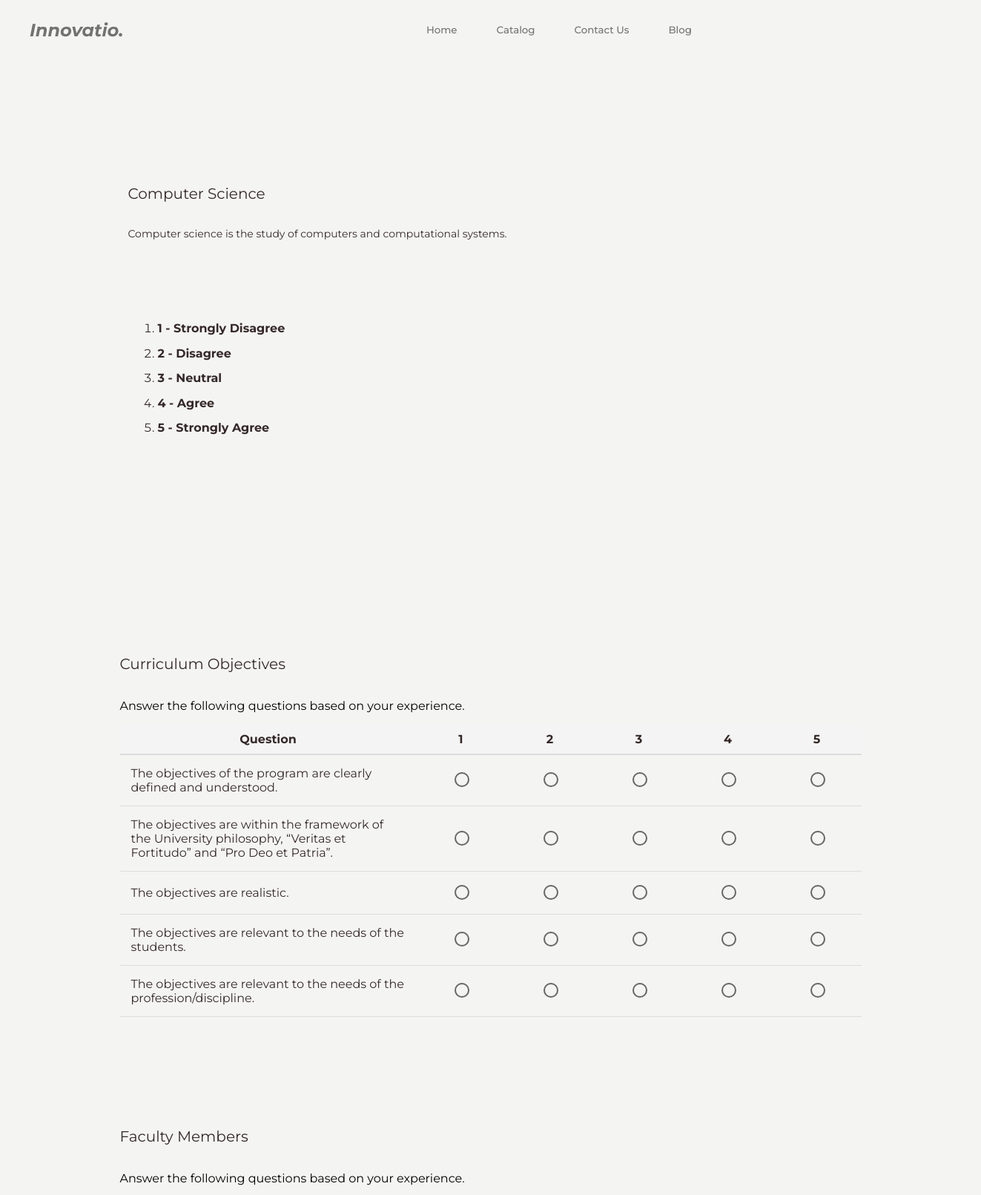
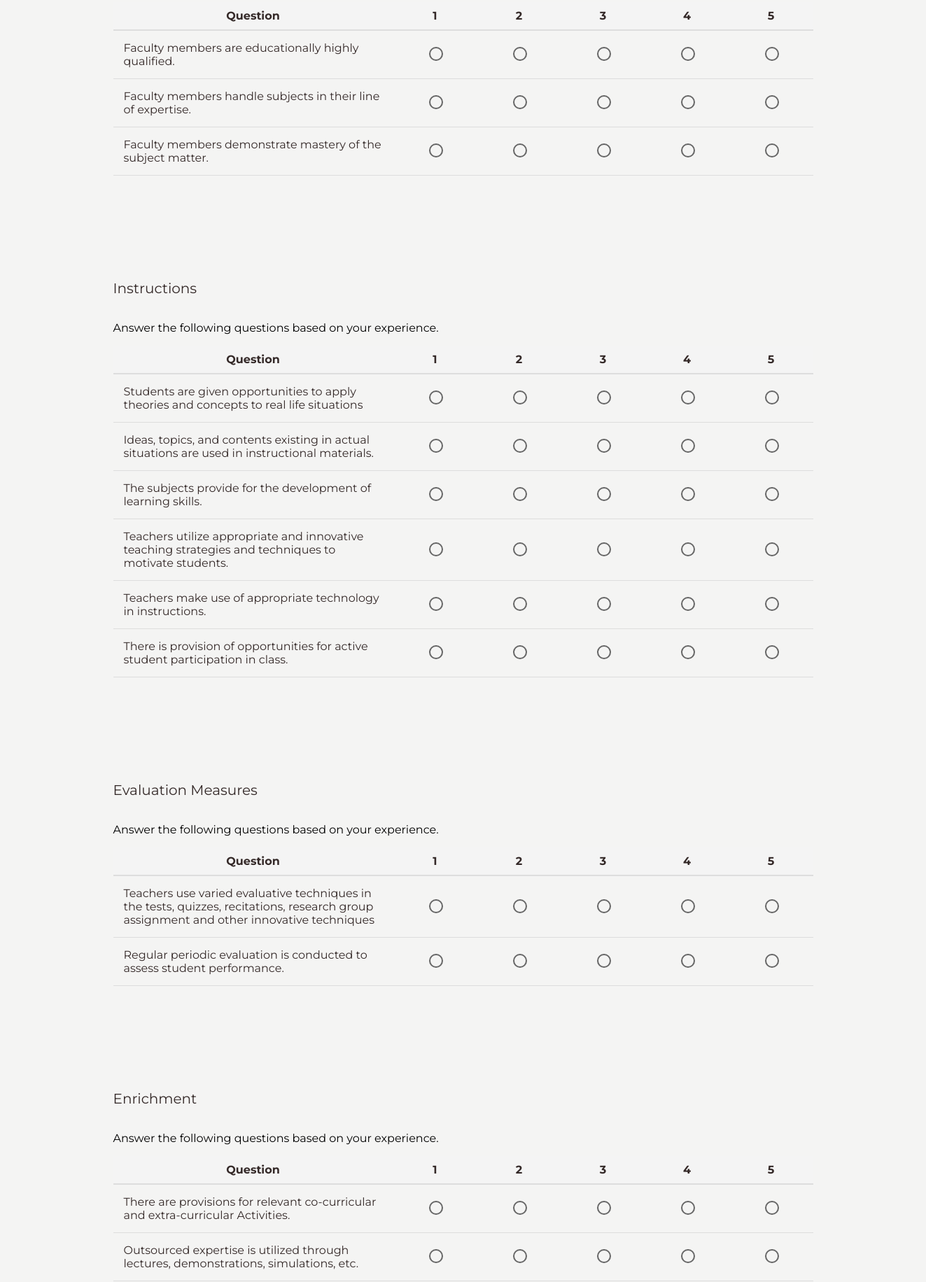
The app's page /pages/evaluation.php?course_id=1&evaluation_id=3 (upper part) with its own data (2 pictures, top to bottom).
### tables this page shows
CREATE TABLE `courses` (
  `course_id` int(11) NOT NULL,
  `course_name` varchar(255) NOT NULL,
  `course_description` text DEFAULT NULL,
  `course_cover` varchar(256) NOT NULL,
  `active_flag` tinyint(1) NOT NULL COMMENT '0 = inactive\r\n1 = active\r\n2 = pending'
);

CREATE TABLE `criteria` (
  `criteria_id` int(10) NOT NULL,
  `criteria_name` text NOT NULL,
  `evaluator_type` enum('Student','Faculty','Alumni') NOT NULL,
  `active_flag` tinyint(1) NOT NULL
);

CREATE TABLE `questionnaire` (
  `question_id` int(1) NOT NULL,
  `question` text NOT NULL,
  `criteria_id` int(11) NOT NULL
);

### pages/evaluation.php (the view, shortened to what this page needs)
<?php
$servername = "localhost";
$username = "root";
$password = "";
$database = "evala_db1";
$con = new mysqli($servername, $username, $password, $database);
if (isset($_GET['course_id'])) {
    $course_id = $_GET['course_id'];
    $course_query = "SELECT course_name, course_description FROM courses WHERE course_id = ?";
    $stmt = $con->prepare($course_query);
    $stmt->bind_param("i", $course_id);
    $stmt->execute();
    $stmt->store_result();
    $stmt->bind_result($course_name, $course_description);
} else {
    session_start();
    session_destroy();
    header("Location: ../pages/login.php");
    exit();
}
?>
<?php
$course_query = "SELECT course_name FROM courses WHERE course_id = ?";
$course_stmt = $con->prepare($course_query);
$course_stmt->bind_param("i", $course_id);
$course_stmt->execute();
$course_result = $course_stmt->get_result();
if ($course_result->num_rows > 0) {
    $course_row = $course_result->fetch_assoc();
    $course_name = $course_row['course_name'];
} else {
    die("Error: Course not found.");
}
?>
<!DOCTYPE html>
<html>
<head>
    <link rel="stylesheet" href="../css/global.css" />
    <link rel="stylesheet" href="../css/evaluation.css" />
</head>
<body>
    <div class="questionnaire">
        <div class="navigator">
            <?php include('../components/nav.php') ?>
        </div>
        <div class="frame-2">
            <div class="frame-wrapper">
                <div class="frame-3">
                    <div class="text-wrapper-3">
                        <?php
                        echo htmlspecialchars($course_name);
                        ?>
                    </div>
                    <p class="p">
                        <?php
                        echo htmlspecialchars($course_description);
                        ?>
                    </p>
                </div>
                <div class="frame-3">
                    <ol>
                        <li><strong>1 - Strongly Disagree</strong></li>
                        <li><strong>2 - Disagree</strong></li>
                        <li><strong>3 - Neutral</strong></li>
                        <li><strong>4 - Agree</strong></li>
                        <li><strong>5 - Strongly Agree</strong></li>
                    </ol>
                </div>
            </div>
        </div>
        <div class="questionnaire-evaluation">
            <?php
            $course_id = $_GET['course_id'];
            $evaluation_id = $_GET['evaluation_id'];
            $evaluation_query = "SELECT * FROM evaluations WHERE evaluation_id = ? AND course_id = ?";
            $stmt = $con->prepare($evaluation_query);
            $stmt->bind_param("ii", $evaluation_id, $course_id);
            $stmt->execute();
            $evaluation_result = $stmt->get_result();
            if ($evaluation_result->num_rows > 0) {
                $evaluation_row = $evaluation_result->fetch_assoc();
                $evaluator_type = $evaluation_row['evaluator_type'];
            } else {
                die("Error: Evaluation not found.");
            }
            $criteria_query = "SELECT * FROM criteria WHERE evaluator_type = ? AND active_flag = 1";
            $criteria_stmt = $con->prepare($criteria_query);
            $criteria_stmt->bind_param("s", $evaluator_type);
            $criteria_stmt->execute();
            $criteria_result = $criteria_stmt->get_result();
            ?>
            <form method="POST">
                <?php
                if ($criteria_result->num_rows > 0) {
                    while ($criteria_row = $criteria_result->fetch_assoc()) {
                        $criteria_id = $criteria_row['criteria_id'];
                        $criteria_name = $criteria_row['criteria_name'];
                        ?>
                        <div class="per-section">
                            <div class="frame-3">
                                <div class="text-wrapper-3"><?php echo htmlspecialchars($criteria_name); ?></div>
                                <p>Answer the following questions based on your experience.</p>
                            </div>
                            <div class="questionnaire-per-section">
                                <table>
                                    <thead>
                                        <tr>
                                            <th>Question</th>
                                            <th>1</th>
                                            <th>2</th>
                                            <th>3</th>
                                            <th>4</th>
                                            <th>5</th>
                                        </tr>
                                    </thead>
                                    <tbody>
                                        <?php
                                        $questions_query = "SELECT * FROM questionnaire WHERE criteria_id = ?";
                                        $questions_stmt = $con->prepare($questions_query);
                                        $questions_stmt->bind_param("i", $criteria_id);
                                        $questions_stmt->execute();
                                        $questions_result = $questions_stmt->get_result();
                                        if ($questions_result->num_rows > 0) {
                                            while ($question_row = $questions_result->fetch_assoc()) {
                                                ?>
                                                <tr>
                                                    <td class="question"><?php echo htmlspecialchars($question_row['question']); ?></td>
                                                    <td><input type="radio" name="answers[<?php echo $question_row['question_id']; ?>]"
                                                            value="1" required></td>
                                                    <td><input type="radio" name="answers[<?php echo $question_row['question_id']; ?>]"
                                                            value="2"></td>
                                                    <td><input type="radio" name="answers[<?php echo $question_row['question_id']; ?>]"
                                                            value="3"></td>
                                                    <td><input type="radio" name="answers[<?php echo $question_row['question_id']; ?>]"
                                                            value="4"></td>
                                                    <td><input type="radio" name="answers[<?php echo $question_row['question_id']; ?>]"
                                                            value="5"></td>
                                                </tr>
                                                <?php
                                            }
                                        } else {
                                            echo "<tr><td colspan='6'>No questions available for this section.</td></tr>";
                                        }
                                        ?>
                                    </tbody>
                                </table>
                            </div>
                        </div>
                        <?php
                    }
                } else {
                    echo "No active criteria found for this evaluation.";
                }
                ?>
            </form>
        </div>
        <?php include '../components/footer.php' ?>
    </div>
</body>
</html>

### css/global.css (style rules this page uses)
* { -webkit-font-smoothing: antialiased; box-sizing: border-box; }
html, body { margin: 0px; height: 100%; }
body { margin: 0; line-height: normal; }
:root { --font-montserrat: Montserrat; --font-size-mini: 15px; --font-size-xl: 20px; --color-dimgray-100: #685f5f; --gap-mini: 15px; --gap-4xl: 23px; --padding-11xs: 2px; --padding-3xs: 10px; }
:root { --text-color: #342928; --background-color: #f4f4f3; --gray-color: #ebebeb; --placeholder: #a6a6a6; --text-gray: #727271; }
:root { --dark-button: #342928; --dark-button-hover: #523f3e; }
:root { --hollow-button: #342928; --hollow-button-hover: #e8e8e7; }

### css/evaluation.css (style rules this page uses)
.questionnaire { display: flex; flex-direction: column; align-items: center; gap: 100px; position: relative; background-color: var(--background-color); margin-top: 100px; }
.per-section { margin-top: 150px; }
.questionnaire .frame-2 { display: inline-flex; margin-top: 150px; flex-direction: column; align-items: center; gap: 27px; position: relative; flex: 0 0 auto; }
.questionnaire .frame-wrapper { display: flex; flex-direction: column; width: 978px; align-items: flex-start; position: relative; flex: 0 0 auto; }
.questionnaire .frame-3 { display: flex; flex-direction: column; align-items: flex-start; gap: 19px; position: relative; align-self: stretch; width: 100%; flex: 0 0 auto; }
.questionnaire .text-wrapper-3 { position: relative; align-self: stretch; margin-top: -1px; font-family: "Montserrat", Helvetica; font-weight: 400; color: var(--text-color); font-size: 20px; letter-spacing: 0; line-height: normal; }
.questionnaire .p { position: relative; align-self: stretch; height: 94px; font-family: "Montserrat", Helvetica; font-weight: 400; color: var(--text-color); font-size: 14px; letter-spacing: 0; line-height: normal; }
.questionnaire-evaluation { font-family: "Montserrat", Helvetica; margin: 20px; }
table { border-collapse: collapse; border-spacing: 0; width: 1000px; color: var(--text-color); }
thead th { background-color: #f4f4f4; padding: 10px; text-align: center; border-bottom: 2px solid #ddd; }
tbody td { padding: 15px; text-align: center; border-bottom: 1px solid #ddd; }
.question { text-align: left; width: 40%; }
input[type="radio"] { appearance: none; -webkit-appearance: none; width: 20px; height: 20px; border: 2px solid #666; border-radius: 50%; outline: none; cursor: pointer; transition: background-color 0.2s, border-color 0.3s; }
:root { --text-color: #007bff; }
ol li { font-family: "Montserrat", Helvetica, Arial, sans-serif; font-size: 16px; margin-bottom: 8px; line-height: 1.6; color: var(--text-color); }

### components/nav.css (style rules this page uses)
body { background-color: #f4f4f3; }
.navigator { display: flex; justify-content: space-between; align-items: center; position: fixed; top: 0; left: 0; width: 100%; background-color: #f4f4f3; z-index: 1000; }

### records on screen
courses: course_name "Computer Science", course_description "Computer science is the study of computers and computational systems."
criteria: criteria_name "Curriculum Objectives"
questionnaire: question "The objectives of the program are clearly defined and understood."
questionnaire: question "The objectives are within the framework of the University philosophy, “Veritas et Fortitudo” and “Pro Deo et Patria”."
questionnaire: question "The objectives are realistic."
questionnaire: question "The objectives are relevant to the needs of the students."
questionnaire: question "The objectives are relevant to the needs of the profession/discipline."
criteria: criteria_name "Faculty Members"
questionnaire: question "Faculty members are educationally highly qualified."
questionnaire: question "Faculty members handle subjects in their line of expertise."
questionnaire: question "Faculty members demonstrate mastery of the subject matter."
criteria: criteria_name "Instructions"
questionnaire: question "Students are given opportunities to apply theories and concepts to real life situations"
questionnaire: question "Ideas, topics, and contents existing in actual situations are used in instructional materials."
questionnaire: question "The subjects provide for the development of learning skills."
questionnaire: question "Teachers utilize appropriate and innovative teaching strategies and techniques to motivate students."
questionnaire: question "Teachers make use of appropriate technology in instructions."
questionnaire: question "There is provision of opportunities for active student participation in class."
criteria: criteria_name "Evaluation Measures"
questionnaire: question "Teachers use varied evaluative techniques in the tests, quizzes, recitations, research group assignment and other innovative techniques"
questionnaire: question "Regular periodic evaluation is conducted to assess student performance."
criteria: criteria_name "Enrichment"
questionnaire: question "There are provisions for relevant co-curricular and extra-curricular Activities."
questionnaire: question "Outsourced expertise is utilized through lectures, demonstrations, simulations, etc."
